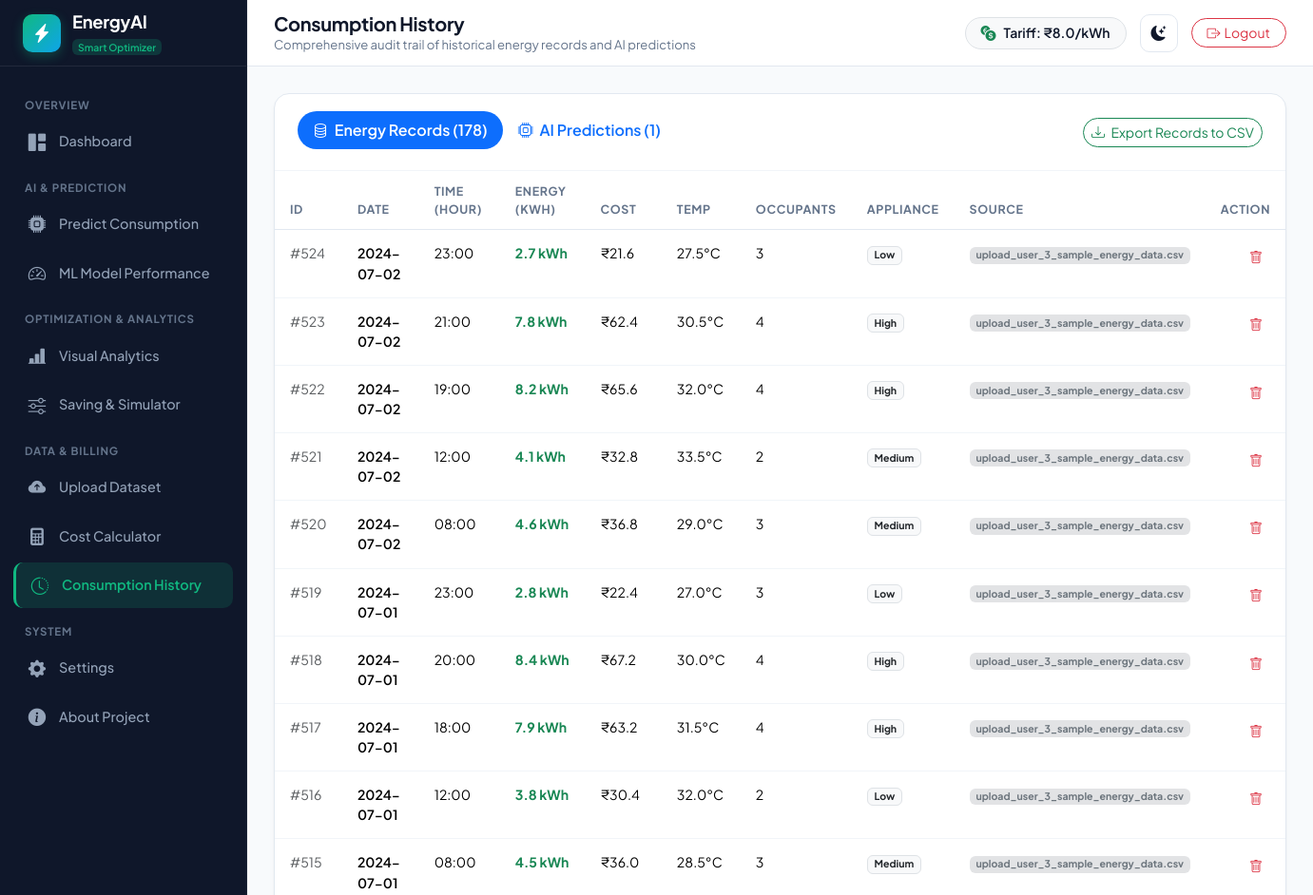
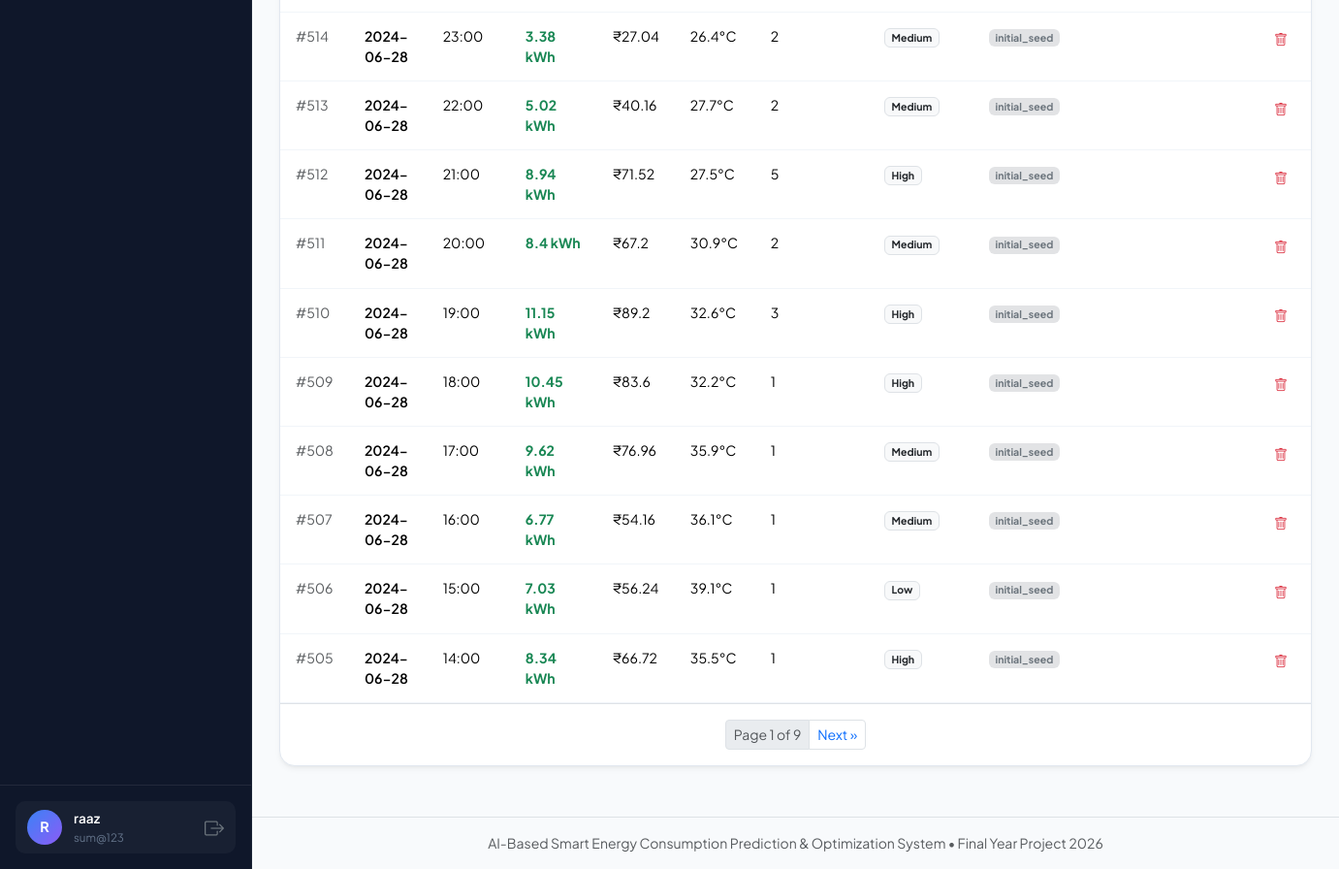
The app's page /history (signed in) with its own data (2 pictures, top to bottom).
### models/database.py (models this page shows, shortened)
class User(db.Model):
    __tablename__ = "users"
    id = db.Column(db.Integer, primary_key=True)
    name = db.Column(db.String(100), nullable=False)
    email = db.Column(db.String(120), unique=True, nullable=False, index=True)
    password_hash = db.Column(db.String(256), nullable=False)
    currency = db.Column(db.String(10), default="₹")
    default_tariff = db.Column(db.Float, default=8.0)  # INR per kWh
    created_at = db.Column(db.DateTime, default=datetime.utcnow)
    predictions = db.relationship("Prediction", backref="user", lazy=True, cascade="all, delete-orphan")
    energy_records = db.relationship("EnergyRecord", backref="user", lazy=True, cascade="all, delete-orphan")
    alerts = db.relationship("Alert", backref="user", lazy=True, cascade="all, delete-orphan")
    settings = db.relationship("UserSetting", backref="user", uselist=False, cascade="all, delete-orphan")

class EnergyRecord(db.Model):
    __tablename__ = "energy_records"
    id = db.Column(db.Integer, primary_key=True)
    user_id = db.Column(db.Integer, db.ForeignKey("users.id"), nullable=False)
    date = db.Column(db.String(20), nullable=False, index=True)
    time = db.Column(db.String(10), default="00:00")
    hour = db.Column(db.Integer, default=0)
    consumption = db.Column(db.Float, nullable=False)  # in kWh
    temperature = db.Column(db.Float, nullable=True)
    humidity = db.Column(db.Float, nullable=True)
    people = db.Column(db.Integer, default=1)
    appliance = db.Column(db.String(50), default="All Appliances")
    cost = db.Column(db.Float, default=0.0)
    source = db.Column(db.String(30), default="manual")  # 'manual', 'upload', 'synthetic'
    created_at = db.Column(db.DateTime, default=datetime.utcnow)

### routes/history.py (the view)
@history_bp.route("/history")
@login_required
def history_view():
    user_id = session["user_id"]
    user = db.session.get(User, user_id)
    currency = user.currency if user else "₹"
    tab = request.args.get("tab", "records")
    page = request.args.get("page", 1, type=int)
    per_page = 20
    records_pagination = EnergyRecord.query.filter_by(user_id=user_id)\
        .order_by(EnergyRecord.date.desc(), EnergyRecord.hour.desc())\
        .paginate(page=page, per_page=per_page, error_out=False)
    predictions_pagination = Prediction.query.filter_by(user_id=user_id)\
        .order_by(Prediction.created_at.desc())\
        .paginate(page=page, per_page=per_page, error_out=False)
    total_records = EnergyRecord.query.filter_by(user_id=user_id).count()
    total_predictions = Prediction.query.filter_by(user_id=user_id).count()
    return render_template(
        "history.html",
        currency=currency,
        tab=tab,
        records=records_pagination.items,
        records_pagination=records_pagination,
        predictions=predictions_pagination.items,
        predictions_pagination=predictions_pagination,
        total_records=total_records,
        total_predictions=total_predictions
    )

### templates/history.html (shortened to what this page needs)
{% extends "base.html" %}
{% block page_title %}Consumption History{% endblock %}
{% block page_subtitle %}Comprehensive audit trail of historical energy records and AI predictions{% endblock %}
{% block content %}
<div class="energy-card">
  <div class="energy-card-header flex-wrap gap-2">
    <ul class="nav nav-pills card-header-pills" id="historyTabs" role="tablist">
      <li class="nav-item">
        <a class="nav-link {% if tab == 'records' or not tab %}active{% endif %} rounded-pill fw-semibold" href="{{ url_for('history.history_view', tab='records') }}">
          <i class="bi bi-database me-1"></i> Energy Records ({{ total_records }})
        </a>
      </li>
      <li class="nav-item">
        <a class="nav-link {% if tab == 'predictions' %}active{% endif %} rounded-pill fw-semibold" href="{{ url_for('history.history_view', tab='predictions') }}">
          <i class="bi bi-cpu me-1"></i> AI Predictions ({{ total_predictions }})
        </a>
      </li>
    </ul>
    <div>
      <a href="{{ url_for('history.export_csv') }}" class="btn btn-outline-success btn-sm rounded-pill">
        <i class="bi bi-download me-1"></i> Export Records to CSV
      </a>
    </div>
  </div>
  <div class="energy-card-body p-0">
    {% if tab == 'predictions' %}
      <div class="table-responsive">
        <table class="table table-custom mb-0">
          <thead>
            <tr>
              <th>ID</th>
              <th>Date & Time</th>
              <th>Temp / Humidity</th>
              <th>Occupants</th>
              <th>Appliance</th>
              <th>Prev. kWh</th>
              <th>Predicted (kWh)</th>
              <th>Est. Cost</th>
              <th>Category</th>
              <th class="text-end">Action</th>
            </tr>
          </thead>
          <tbody>
            {% if predictions %}
              {% for p in predictions %}
                <tr>
                  <td class="text-muted">#{{ p.id }}</td>
                  <td>
                    <div class="fw-semibold">{{ p.date }}</div>
                    <div class="small text-muted">{{ p.time }}</div>
                  </td>
                  <td>{{ p.temperature }}°C / {{ p.humidity }}%</td>
                  <td>{{ p.people }}</td>
                  <td><span class="badge bg-light text-dark border">{{ p.appliance_usage }}</span></td>
                  <td>{{ p.previous_consumption }}</td>
                  <td class="fw-bold text-success">{{ p.predicted_consumption }} kWh</td>
                  <td class="fw-semibold">{{ global_currency }}{{ p.estimated_cost }}</td>
                  <td>
                    <span class="badge bg-{{ 'success' if p.category == 'Low' else ('primary' if p.category == 'Normal' else 'danger') }}-subtle text-{{ 'success' if p.category == 'Low' else ('primary' if p.category == 'Normal' else 'danger') }}">
                      {{ p.category }}
                    </span>
                  </td>
                  <td class="text-end">
                    <form method="POST" action="{{ url_for('history.delete_prediction', pred_id=p.id) }}" onsubmit="return confirm('Delete this prediction record?');" style="display:inline;">
                      <button type="submit" class="btn btn-outline-danger btn-sm p-1 px-2 border-0" title="Delete">
                        <i class="bi bi-trash"></i>
                      </button>
                    </form>
                  </td>
                </tr>
              {% endfor %}
            {% else %}
              <tr>
                <td colspan="10" class="text-center py-5 text-muted">
                  <i class="bi bi-cpu fs-1 opacity-50 mb-2 d-block"></i>
                  No prediction logs found. Run a prediction to see it stored here.
                </td>
              </tr>
            {% endif %}
          </tbody>
        </table>
      </div>
      {% if predictions_pagination and predictions_pagination.pages > 1 %}
        <div class="p-3 border-top d-flex justify-content-center">
          <nav>
            <ul class="pagination pagination-sm mb-0">
              {% if predictions_pagination.has_prev %}
                <li class="page-item"><a class="page-link" href="{{ url_for('history.history_view', tab='predictions', page=predictions_pagination.prev_num) }}">&laquo; Prev</a></li>
              {% endif %}
              <li class="page-item disabled"><span class="page-link">Page {{ predictions_pagination.page }} of {{ predictions_pagination.pages }}</span></li>
              {% if predictions_pagination.has_next %}
                <li class="page-item"><a class="page-link" href="{{ url_for('history.history_view', tab='predictions', page=predictions_pagination.next_num) }}">Next &raquo;</a></li>
              {% endif %}
            </ul>
          </nav>
        </div>
      {% endif %}
    {% else %}
      <div class="table-responsive">
        <table class="table table-custom mb-0">
          <thead>
            <tr>
              <th>ID</th>
              <th>Date</th>
              <th>Time (Hour)</th>
              <th>Energy (kWh)</th>
              <th>Cost</th>
              <th>Temp</th>
              <th>Occupants</th>
              <th>Appliance</th>
              <th>Source</th>
              <th class="text-end">Action</th>
            </tr>
          </thead>
          <tbody>
            {% if records %}
              {% for r in records %}
                <tr>
                  <td class="text-muted">#{{ r.id }}</td>
                  <td class="fw-semibold">{{ r.date }}</td>
                  <td>{{ r.time or (r.hour ~ ':00') }}</td>
                  <td class="fw-bold text-success">{{ r.consumption }} kWh</td>
                  <td>{{ global_currency }}{{ r.cost }}</td>
                  <td>{{ r.temperature }}°C</td>
                  <td>{{ r.people }}</td>
                  <td><span class="badge bg-light text-dark border">{{ r.appliance }}</span></td>
                  <td><span class="badge bg-secondary-subtle text-secondary">{{ r.source }}</span></td>
                  <td class="text-end">
                    <form method="POST" action="{{ url_for('history.delete_record', record_id=r.id) }}" onsubmit="return confirm('Delete this record?');" style="display:inline;">
                      <button type="submit" class="btn btn-outline-danger btn-sm p-1 px-2 border-0" title="Delete">
                        <i class="bi bi-trash"></i>
                      </button>
                    </form>
                  </td>
                </tr>
              {% endfor %}
            {% endif %}
          </tbody>
        </table>
      </div>
      {% if records_pagination and records_pagination.pages > 1 %}
        <div class="p-3 border-top d-flex justify-content-center">
          <nav>
            <ul class="pagination pagination-sm mb-0">
              <li class="page-item disabled"><span class="page-link">Page {{ records_pagination.page }} of {{ records_pagination.pages }}</span></li>
              {% if records_pagination.has_next %}
                <li class="page-item"><a class="page-link" href="{{ url_for('history.history_view', tab='records', page=records_pagination.next_num) }}">Next &raquo;</a></li>
              {% endif %}
            </ul>
          </nav>
        </div>
      {% endif %}
    {% endif %}
  </div>
</div>
{% endblock %}

### templates/base.html (shortened to what this page needs)
<!DOCTYPE html>
<html lang="en" data-theme="{{ user_theme }}">
<head>
  <link href="https://cdn.jsdelivr.net/npm/bootstrap@5.3.3/dist/css/bootstrap.min.css" rel="stylesheet">
  <link href="https://cdn.jsdelivr.net/npm/bootstrap-icons@1.11.3/font/bootstrap-icons.min.css" rel="stylesheet">
  <link rel="stylesheet" href="{{ url_for('static', filename='css/style.css') }}">
</head>
<body>
  {% if current_user %}
  <div class="app-wrapper">
    <aside class="app-sidebar">
      <div class="sidebar-brand">
        <div class="brand-icon">
          <i class="bi bi-lightning-charge-fill"></i>
        </div>
        <div>
          <div class="brand-text">EnergyAI</div>
          <span class="brand-badge">Smart Optimizer</span>
        </div>
      </div>
      <ul class="sidebar-menu">
        <li class="menu-header">Overview</li>
        <li class="nav-item">
          <a href="{{ url_for('dashboard.dashboard_view') }}" class="nav-link-custom {% if request.endpoint == 'dashboard.dashboard_view' %}active{% endif %}">
            <i class="bi bi-grid-1x2-fill"></i>
            <span>Dashboard</span>
          </a>
        </li>
        <li class="menu-header">AI & Prediction</li>
        <li class="nav-item">
          <a href="{{ url_for('prediction.predict_view') }}" class="nav-link-custom {% if request.endpoint == 'prediction.predict_view' %}active{% endif %}">
            <i class="bi bi-cpu-fill"></i>
            <span>Predict Consumption</span>
          </a>
        </li>
        <li class="nav-item">
          <a href="{{ url_for('model_performance.model_performance_view') }}" class="nav-link-custom {% if request.endpoint == 'model_performance.model_performance_view' %}active{% endif %}">
            <i class="bi bi-speedometer2"></i>
            <span>ML Model Performance</span>
          </a>
        </li>
        <li class="menu-header">Optimization & Analytics</li>
        <li class="nav-item">
          <a href="{{ url_for('analytics.analytics_view') }}" class="nav-link-custom {% if request.endpoint == 'analytics.analytics_view' %}active{% endif %}">
            <i class="bi bi-bar-chart-line-fill"></i>
            <span>Visual Analytics</span>
          </a>
        </li>
        <li class="nav-item">
          <a href="{{ url_for('optimization.optimization_view') }}" class="nav-link-custom {% if request.endpoint == 'optimization.optimization_view' %}active{% endif %}">
            <i class="bi bi-sliders"></i>
            <span>Saving & Simulator</span>
          </a>
        </li>
        <li class="menu-header">Data & Billing</li>
        <li class="nav-item">
          <a href="{{ url_for('upload.upload_view') }}" class="nav-link-custom {% if request.endpoint == 'upload.upload_view' %}active{% endif %}">
            <i class="bi bi-cloud-arrow-up-fill"></i>
            <span>Upload Dataset</span>
          </a>
        </li>
        <li class="nav-item">
          <a href="{{ url_for('cost_calculator.cost_calculator_view') }}" class="nav-link-custom {% if request.endpoint == 'cost_calculator.cost_calculator_view' %}active{% endif %}">
            <i class="bi bi-calculator-fill"></i>
            <span>Cost Calculator</span>
          </a>
        </li>
        <li class="nav-item">
          <a href="{{ url_for('history.history_view') }}" class="nav-link-custom {% if request.endpoint == 'history.history_view' %}active{% endif %}">
            <i class="bi bi-clock-history"></i>
            <span>Consumption History</span>
          </a>
        </li>
        <li class="menu-header">System</li>
        <li class="nav-item">
          <a href="{{ url_for('settings.settings_view') }}" class="nav-link-custom {% if request.endpoint == 'settings.settings_view' %}active{% endif %}">
            <i class="bi bi-gear-fill"></i>
            <span>Settings</span>
          </a>
        </li>
        <li class="nav-item">
          <a href="{{ url_for('about.about_view') }}" class="nav-link-custom {% if request.endpoint == 'about.about_view' %}active{% endif %}">
            <i class="bi bi-info-circle-fill"></i>
            <span>About Project</span>
          </a>
        </li>
      </ul>
      <div class="sidebar-footer">
        <div class="user-profile-chip">
          <div class="user-avatar">{{ current_user.name[0] | upper }}</div>
          <div class="user-meta">
            <div class="user-name">{{ current_user.name }}</div>
            <div class="user-role">{{ current_user.email }}</div>
          </div>
          <a href="{{ url_for('auth.logout') }}" class="text-secondary" title="Logout">
            <i class="bi bi-box-arrow-right fs-5"></i>
          </a>
        </div>
      </div>
    </aside>
    <div class="app-main">
      <header class="app-topbar">
        <div class="topbar-left">
          <div>
            <h1 class="page-title mb-0">{% block page_title %}Dashboard{% endblock %}</h1>
            <div class="page-subtitle d-none d-sm-block">{% block page_subtitle %}AI-Powered Smart Energy Monitoring & Optimization{% endblock %}</div>
          </div>
        </div>
        <div class="topbar-right">
          <div class="d-none d-md-flex align-items-center gap-2 px-3 py-1 bg-light rounded-pill border">
            <i class="bi bi-currency-exchange text-success"></i>
            <span class="small fw-semibold">Tariff: {{ global_currency }}{{ current_user.default_tariff }}/kWh</span>
          </div>
          <button class="btn-icon" id="themeToggleBtn" title="Toggle Theme" aria-label="Toggle Theme">
            <i class="bi bi-moon-stars-fill"></i>
          </button>
          <a href="{{ url_for('auth.logout') }}" class="btn btn-outline-danger btn-sm rounded-pill px-3 d-none d-sm-inline-flex align-items-center gap-1">
            <i class="bi bi-box-arrow-right"></i> Logout
          </a>
        </div>
      </header>
      <main class="app-content">
        {% block content %}{% endblock %}
      </main>
      <footer class="text-center py-3 border-top text-muted small">
        AI-Based Smart Energy Consumption Prediction & Optimization System &bull; Final Year Project 2026
      </footer>
    </div>
  </div>
  {% endif %}
</body>
</html>

### records on screen
User: name "R", name "raaz", email "sum@123", default_tariff "8.0"
EnergyRecord: id "524", date "2024-07-02", time "23:00", consumption "2.7", global_currency "₹", cost "21.6", temperature "27.5", people "3", appliance "Low", source "upload_user_3_sample_energy_data.csv"
EnergyRecord: id "523", date "2024-07-02", time "21:00", consumption "7.8", global_currency "₹", cost "62.4", temperature "30.5", people "4", appliance "High", source "upload_user_3_sample_energy_data.csv"
EnergyRecord: id "522", date "2024-07-02", time "19:00", consumption "8.2", global_currency "₹", cost "65.6", temperature "32.0", people "4", appliance "High", source "upload_user_3_sample_energy_data.csv"
EnergyRecord: id "521", date "2024-07-02", time "12:00", consumption "4.1", global_currency "₹", cost "32.8", temperature "33.5", people "2", appliance "Medium", source "upload_user_3_sample_energy_data.csv"
EnergyRecord: id "520", date "2024-07-02", time "08:00", consumption "4.6", global_currency "₹", cost "36.8", temperature "29.0", people "3", appliance "Medium", source "upload_user_3_sample_energy_data.csv"
EnergyRecord: id "519", date "2024-07-01", time "23:00", consumption "2.8", global_currency "₹", cost "22.4", temperature "27.0", people "3", appliance "Low", source "upload_user_3_sample_energy_data.csv"
EnergyRecord: id "518", date "2024-07-01", time "20:00", consumption "8.4", global_currency "₹", cost "67.2", temperature "30.0", people "4", appliance "High", source "upload_user_3_sample_energy_data.csv"
EnergyRecord: id "517", date "2024-07-01", time "18:00", consumption "7.9", global_currency "₹", cost "63.2", temperature "31.5", people "4", appliance "High", source "upload_user_3_sample_energy_data.csv"
EnergyRecord: id "516", date "2024-07-01", time "12:00", consumption "3.8", global_currency "₹", cost "30.4", temperature "32.0", people "2", appliance "Low", source "upload_user_3_sample_energy_data.csv"
EnergyRecord: id "515", date "2024-07-01", time "08:00", consumption "4.5", global_currency "₹", cost "36.0", temperature "28.5", people "3", appliance "Medium", source "upload_user_3_sample_energy_data.csv"
EnergyRecord: id "514", date "2024-06-28", time "23:00", consumption "3.38", global_currency "₹", cost "27.04", temperature "26.4", people "2", appliance "Medium", source "initial_seed"
EnergyRecord: id "513", date "2024-06-28", time "22:00", consumption "5.02", global_currency "₹", cost "40.16", temperature "27.7", people "2", appliance "Medium", source "initial_seed"
EnergyRecord: id "512", date "2024-06-28", time "21:00", consumption "8.94", global_currency "₹", cost "71.52", temperature "27.5", people "5", appliance "High", source "initial_seed"
EnergyRecord: id "511", date "2024-06-28", time "20:00", consumption "8.4", global_currency "₹", cost "67.2", temperature "30.9", people "2", appliance "Medium", source "initial_seed"
EnergyRecord: id "510", date "2024-06-28", time "19:00", consumption "11.15", global_currency "₹", cost "89.2", temperature "32.6", people "3", appliance "High", source "initial_seed"
EnergyRecord: id "509", date "2024-06-28", time "18:00", consumption "10.45", global_currency "₹", cost "83.6", temperature "32.2", people "1", appliance "High", source "initial_seed"
EnergyRecord: id "508", date "2024-06-28", time "17:00", consumption "9.62", global_currency "₹", cost "76.96", temperature "35.9", people "1", appliance "Medium", source "initial_seed"
EnergyRecord: id "507", date "2024-06-28", time "16:00", consumption "6.77", global_currency "₹", cost "54.16", temperature "36.1", people "1", appliance "Medium", source "initial_seed"
EnergyRecord: id "506", date "2024-06-28", time "15:00", consumption "7.03", global_currency "₹", cost "56.24", temperature "39.1", people "1", appliance "Low", source "initial_seed"
EnergyRecord: id "505", date "2024-06-28", time "14:00", consumption "8.34", global_currency "₹", cost "66.72", temperature "35.5", people "1", appliance "High", source "initial_seed"

### other values on screen
{{ global_currency }} "₹"
{{ total_records }} "178"
{{ total_predictions }} "1"
{{ records_pagination.page }} "1"
{{ records_pagination.pages }} "9"
